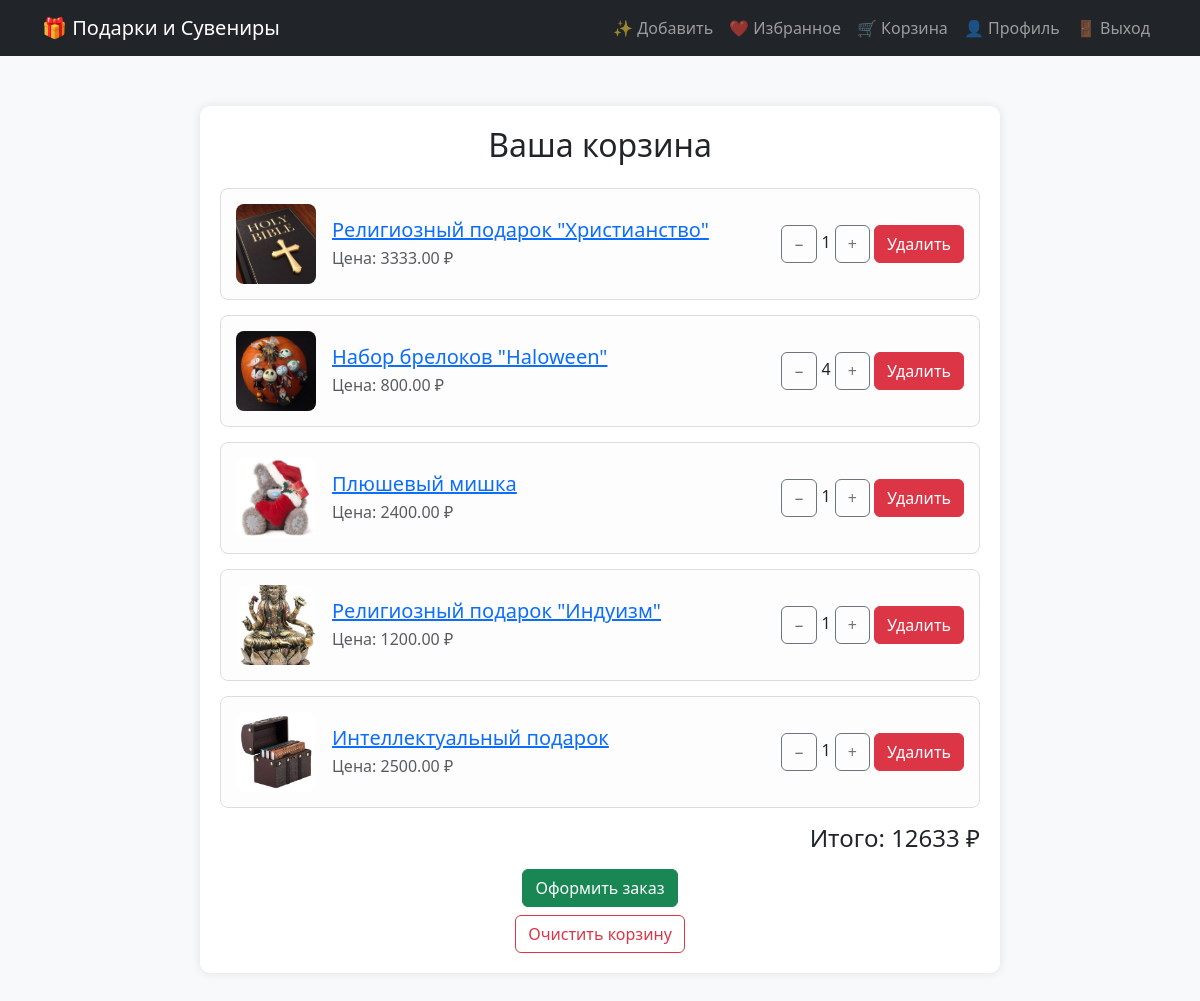
Screenshot of /shop/cart.php (signed in) with the database file from the repository.
### tables this page shows
CREATE TABLE `cart` (
  `id` int(11) NOT NULL,
  `user_id` int(11) NOT NULL,
  `product_id` int(11) NOT NULL,
  `quantity` int(11) NOT NULL,
  `added_at` timestamp NOT NULL DEFAULT current_timestamp()
);

CREATE TABLE `products` (
  `id` int(11) NOT NULL,
  `category_id` int(11) NOT NULL,
  `name` varchar(255) NOT NULL,
  `description` text DEFAULT NULL,
  `price` decimal(10,2) NOT NULL,
  `image` varchar(255) DEFAULT NULL,
  `stock` int(11) DEFAULT 0,
  `created_at` timestamp NOT NULL DEFAULT current_timestamp()
);

### shop/cart.php (the view, shortened to what this page needs)
<?php
require 'config.php';
$stmt = $pdo->prepare("SELECT id FROM users WHERE username = ?");
$stmt->execute([$_SESSION['user']]);
$user = $stmt->fetch(PDO::FETCH_ASSOC);
$user_id = $user['id'];
$stmt = $pdo->prepare(
    "SELECT products.*, cart.quantity FROM cart
    JOIN products ON cart.product_id = products.id
    WHERE cart.user_id = ?"
);
$stmt->execute([$user_id]);
$cart_items = $stmt->fetchAll(PDO::FETCH_ASSOC);
$total_price = 0;
foreach ($cart_items as $item) {
    $total_price += $item['price'] * $item['quantity'];
}
?>
<!DOCTYPE html>
<html lang="ru">
<head>
    <link href="https://cdn.jsdelivr.net/npm/bootstrap@5.3.0/dist/css/bootstrap.min.css" rel="stylesheet">
    <?php include 'header.php'; ?>
</head>
<body>
    <div class="container">
        <div class="cart-container">
            <h2 class="text-center mb-4">Ваша корзина</h2>
            <?php if (empty($cart_items)): ?>
                <p class="text-center">Ваша корзина пуста.</p>
            <?php else: ?>
                <?php foreach ($cart_items as $item): ?>
                    <div class="cart-item" data-id="<?= $item['id'] ?>">
                        <div class="d-flex align-items-center">
                            <img src="images/<?= htmlspecialchars($item['image']) ?>"
                                alt="<?= htmlspecialchars($item['name']) ?>">
                            <div class="ms-3">
                                <h5 class="mb-1">
                                    <a href="product.php?id=<?= $item['id'] ?>">
                                        <?= htmlspecialchars($item['name']) ?>
                                    </a>
                                </h5>
                                <p class="mb-0 text-muted">Цена: <span
                                        class="price"><?= htmlspecialchars($item['price']) ?></span> ₽</p>
                            </div>
                        </div>
                        <div>
                            <button class="btn btn-outline-secondary update-quantity" data-action="decrease">−</button>
                            <span class="quantity"><?= $item['quantity'] ?></span>
                            <button class="btn btn-outline-secondary update-quantity" data-action="increase">+</button>
                            <button class="btn btn-danger remove-item">Удалить</button>
                        </div>
                    </div>
                <?php endforeach; ?>
                <h4 class="text-end mt-3">Итого: <span id="total-price"><?= $total_price ?></span> ₽</h4>
                <form class="text-center mt-3">
                    <button type="button" id="order-button" class="btn btn-success">Оформить заказ</button>
                </form>
                <form action="cart_functions.php" method="POST" class="text-center mt-2">
                    <button type="submit" class="btn btn-outline-danger">Очистить корзину</button>
                </form>
            <?php endif; ?>
        </div>
    </div>
</body>
</html>

### shop/header.php (shortened to what this page needs)
<nav class="navbar navbar-expand-lg navbar-dark bg-dark">
    <div class="container">
        <a class="navbar-brand" href="index.php">🎁 Подарки и Сувениры</a>
        <div class="collapse navbar-collapse" id="navbarNav">
            <ul class="navbar-nav ms-auto">
                <?php if (isset($_SESSION['user'])): ?>
                    <li class="nav-item"><a class="nav-link" href="add_product.php">✨ Добавить</a></li>
                    <li class="nav-item"><a class="nav-link" href="favorites.php">❤️ Избранное</a></li>
                    <li class="nav-item"><a class="nav-link" href="cart.php">🛒 Корзина</a></li>
                    <li class="nav-item"><a class="nav-link" href="profile.php">👤 Профиль</a></li>
                    <li class="nav-item"><a class="nav-link" href="logout.php">🚪 Выход</a></li>
                <?php else: ?>
                    <li class="nav-item"><a class="nav-link" href="login.php">🔑 Вход</a></li>
                    <li class="nav-item"><a class="nav-link" href="register.php">📝 Регистрация</a></li>
                <?php endif; ?>
            </ul>
        </div>
    </div>
</nav>

### shop/cart.php (style rules this page uses)
body { background-color: #f8f9fa; }
.cart-container { max-width: 800px; margin: 50px auto; padding: 20px; background: #fff; border-radius: 10px; box-shadow: 0 0 10px rgba(0, 0, 0, 0.1); }
.cart-item { display: flex; align-items: center; justify-content: space-between; padding: 15px; border: 1px solid #ddd; border-radius: 8px; margin-bottom: 15px; background: #fdfdfd; }
.cart-item img { width: 80px; height: 80px; object-fit: cover; border-radius: 8px; }

### rows the page displays
cart: product.image (picture), product.name "Религиозный подарок \"Христианство\"", product.price "3333.00", quantity "1"
cart: product.image (picture), product.name "Набор брелоков \"Haloween\"", product.price "800.00", quantity "4"
cart: product.image (picture), product.name "Плюшевый мишка", product.price "2400.00", quantity "1"
cart: product.image (picture), product.name "Религиозный подарок \"Индуизм\"", product.price "1200.00", quantity "1"
cart: product.image (picture), product.name "Интеллектуальный подарок", product.price "2500.00", quantity "1"

### other values shown
$total_price "12633"
